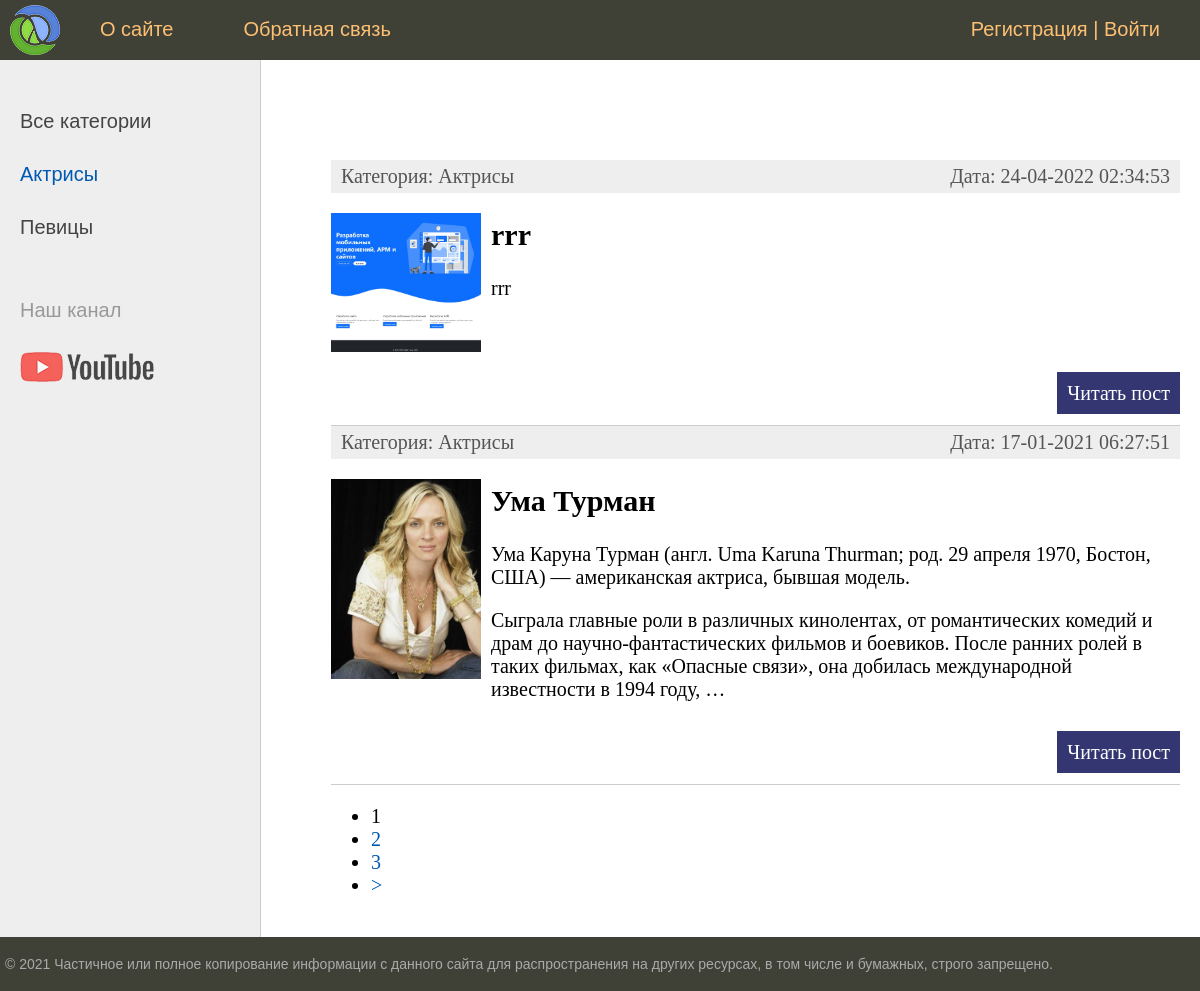
The page /women/category/aktrisy/ on the database as committed earlier.
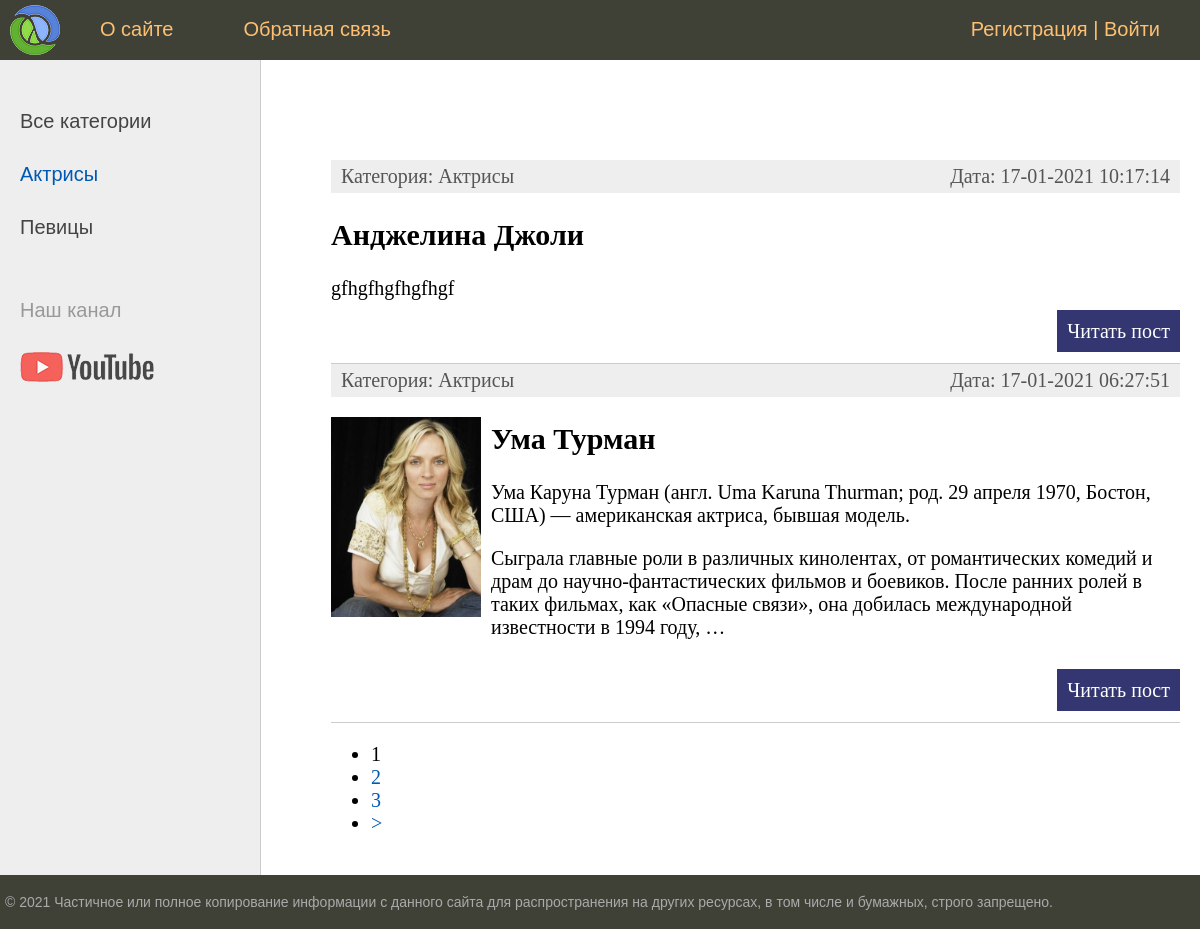
The same page on the database as committed later.
### women/models.py (models this page shows, shortened)
class Category(models.Model):
    name = models.CharField(max_length=100, db_index=True, verbose_name="Категория") # db_index значит что поле индексируемо, то есть поиск по нему происходит немного быстрее
    slug = models.SlugField(max_length=255, unique=True, db_index=True, verbose_name="URL")
    def __str__(self):
        return self.name
    def get_absolute_url(self):
        return reverse('category', kwargs={'cat_slug': self.slug})
    class Meta:
        verbose_name = 'Категория'
        verbose_name_plural = 'Категории'
        ordering = ['id']

class Women(models.Model):
    title = models.CharField(max_length=255, verbose_name="Заголовок")
    slug = models.SlugField(max_length=255, unique=True, db_index=True, verbose_name="URL")# slug необходим для поисковых роботов
    content = models.TextField(blank=True, verbose_name="Текст статьи")
    photo = models.ImageField(upload_to="photos/%Y/%m/%d/", verbose_name="Фото")
    time_create = models.DateTimeField(auto_now_add=True, verbose_name="Время создания")
    time_update = models.DateTimeField(auto_now=True, verbose_name="Время изменения")
    is_published = models.BooleanField(default=True, verbose_name="Публикация")
    cat = models.ForeignKey('Category', on_delete=models.PROTECT, verbose_name="Категория")  # в название поля джанго сам добавит _id
    def get_absolute_url(self):
        return reverse('post', kwargs={'post_slug': self.slug}) #{штука для того чтобы делать ссылки правильно. Кроме этого добавляет кнопкц смотреть страницу в админке}#
    class Meta:
        verbose_name = 'Известная женщина'
        verbose_name_plural = 'Известные женщины'
        ordering = ['-time_create', 'title'] #{ сортировка применяется как на админку, так и на отображение строк при использовании all на самом сайте}#

### women/views.py (the view)
# urls.py: path('category/<slug:cat_slug>/', WomenCategory.as_view(), name='category'),
class WomenCategory(DataMixin, ListView):
    model = Women
    template_name = 'women/index.html'
    context_object_name = 'posts'
    allow_empty = False # обработчик ошибок если такой страницы не найдено, то 404
    def get_queryset(self):
        return Women.objects.filter(cat__slug=self.kwargs['cat_slug'], is_published=True)
    def get_context_data(self, *, object_list=None, **kwargs):
        context = super().get_context_data(**kwargs)
        c_def = self.get_user_context(title='Категория - ' + str(context['posts'][0].cat), cat_selected=context['posts'][0].cat_id)
        return dict(list(context.items()) + list(c_def.items()))

### women/utils.py (called while the page is built)
        def get_user_context(self, **kwargs):
                context = kwargs
                cats = Category.objects.annotate(Count('women')) #сделали так для того чтобы убрать те категории у которых нет постов
                user_menu = menu.copy()
                if not self.request.user.is_authenticated: #если пользователь не авторизован
                        user_menu.pop(1)  # удаляем второй пункт
                context['menu'] = user_menu
                context['cats'] = cats
                if 'cat_selected' not in context:
                        context['cat_selected'] = 0
                return context

### women/templates/women/index.html (shortened to what this page needs)
{% extends 'women/base.html' %}
{% block content %}
<ul class="list-articles">
	{% for p in posts %}
			<li>
                <div class="article-panel">
                    <p class="first">Категория: {{ p.cat }}</p>
                    <p class="last">Дата: {{ p.time_update|date:"d-m-Y H:i:s" }}</p>
                </div>
            {% if p.photo %}
                <p><img class="img-article-left thumb" src="{{ p.photo.url }}" alt=""></p>
            {% endif %}
                <h2>{{p.title}}</h2>
                {% autoescape on %}
                {{p.content|linebreaks|truncatewords:50}}
                {% endautoescape %}
                <p class="link-read-post"><a href="{{ p.get_absolute_url }}">Читать пост</a></p>
			</li>
	{% endfor %}
</ul>
{% endblock %}

### women/templates/women/base.html (shortened to what this page needs)
{% load static %}
{% load women_tegs %}
<!DOCTYPE html>
<html>
<head>
	<link type="text/css" href="{% static 'women/css/styles.css' %}" rel="stylesheet" />
</head>
<body>
<table class="table-page" border=0 cellpadding="0" cellspacing="0">
<tr><td valign=top>
{% block mainmenu %}
		<div class="header">
			<ul id="mainmenu" class="mainmenu">
			<li class="logo"><a href="{% url 'home' %}"><div class="logo"></div></a></li>
{% for m in menu %}
			<li><a href="{% url m.url_name %}">{{m.title}}</a></li>
{% endfor %}
                <li class="last"><a href="{% url 'register' %}">Регистрация</a> | <a href="{% url 'login' %}">Войти</a></li>
			</ul>
		</div>
{% endblock mainmenu %}
<table class="table-content" border=0 cellpadding="0" cellspacing="0">
<tr>
	<td valign="top" class="left-chapters">
	<ul id="leftchapters">
        {% if cat_selected == 0 %}
            <li class="selected">Все категории</li>
        {% else %}
            <li><a href="{% url 'home' %}">Все категории</a></li>
        {% endif %}
    {% for c in cats %}
        {% if c.women__count > 0 %}
            {% if c.pk == cat_selected %}
                <li class="selected">{{ c.name }}</li>
            {% else %}
                <li><a href="{{ c.get_absolute_url }}">{{ c.name }}</a></li>
            {% endif %}
        {% endif %}
    {% endfor %}
        <li class="share">
		<p>Наш канал</p>
		<a class="share-yt" href="https://www.youtube.com/channel/UClJzWfGWuGJL2t-3dYKcHTA/playlists" target="_blank" rel="nofollow"></a>
		</li>
	</ul>
</td>
<td valign="top" class="content">
	<div class="content-text">
        {% block content %}
        {% endblock %}
    {% if page_obj.has_other_pages %}
        <nav class="list-pages">
            <ul>
                {% for p in page_obj.paginator.page_range %}
                    {% if page_obj.number == p %}
                        <li class="page-num page-num-selected">{{ p }}</li>
                    {% elif p >= page_obj.number|add:-2 and p <= page_obj.number|add:2 %}
                        <li class="page-num">
                        <a href="?page={{ p }}">{{ p }}</a>
                    </li>
                    {% endif %}
                {% endfor %}
            {% if page_obj.has_next %}
                <li class="page-num">
                    <a href="?page={{ page_obj.next_page_number }}">&gt;</a>
                </li>
            {% endif %}
            </ul>
        </nav>
    {% endif %}
	</div>
</td></tr></table>
</td></tr>
<tr><td valign=top>
	<div id="footer">
		<p>&copy; 2021 Частичное или полное копирование информации с данного сайта для распространения на других ресурсах, в том числе и бумажных, строго запрещено.</p>
	</div>
</td></tr></table>
</body>
</html>

Rows that differ between the two databases and show on the page:
removed Women: cat "Актрисы", time_update "24-04-2022 02:34:53", photo (picture), title "rrr", content "rrr"
now on this page (row edited): Women: cat "Актрисы", time_update "17-01-2021 10:17:14", title "Анджелина Джоли", content "gfhgfhgfhgfhgf"
